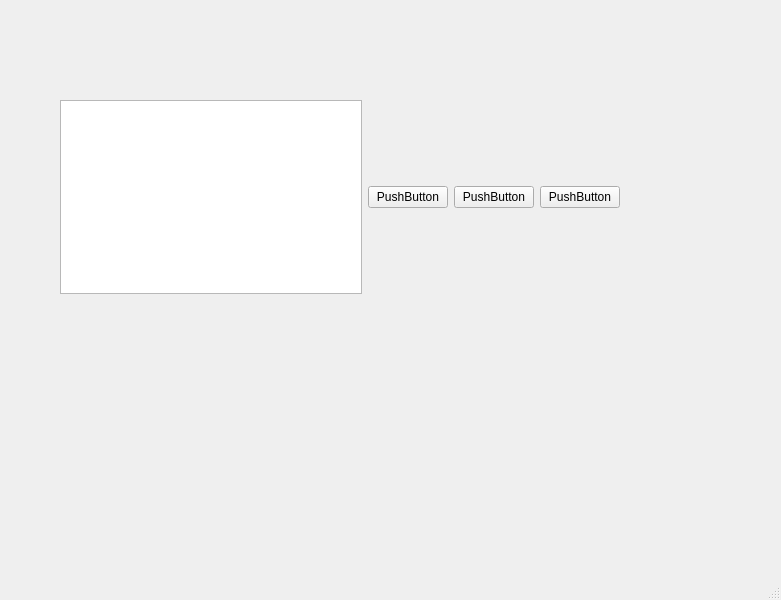
<?xml version="1.0" encoding="UTF-8"?>
<ui version="4.0">
 <class>MainWindow</class>
 <widget class="QMainWindow" name="MainWindow">
  <property name="geometry">
   <rect>
    <x>0</x>
    <y>0</y>
    <width>781</width>
    <height>600</height>
   </rect>
  </property>
  <property name="windowTitle">
   <string>MainWindow</string>
  </property>
  <widget class="QWidget" name="centralwidget">
   <widget class="QWidget" name="">
    <property name="geometry">
     <rect>
      <x>60</x>
      <y>100</y>
      <width>560</width>
      <height>194</height>
     </rect>
    </property>
    <layout class="QHBoxLayout" name="horizontalLayout_2">
     <item>
      <widget class="QTextBrowser" name="textBrowser"/>
     </item>
     <item>
      <layout class="QHBoxLayout" name="horizontalLayout">
       <item>
        <widget class="QPushButton" name="pushButton">
         <property name="text">
          <string>PushButton</string>
         </property>
        </widget>
       </item>
       <item>
        <widget class="QPushButton" name="pushButton_2">
         <property name="text">
          <string>PushButton</string>
         </property>
        </widget>
       </item>
       <item>
        <widget class="QPushButton" name="pushButton_3">
         <property name="text">
          <string>PushButton</string>
         </property>
        </widget>
       </item>
      </layout>
     </item>
    </layout>
   </widget>
  </widget>
  <widget class="QMenuBar" name="menubar">
   <property name="geometry">
    <rect>
     <x>0</x>
     <y>0</y>
     <width>781</width>
     <height>26</height>
    </rect>
   </property>
  </widget>
  <widget class="QStatusBar" name="statusbar"/>
 </widget>
 <resources/>
 <connections/>
</ui>
